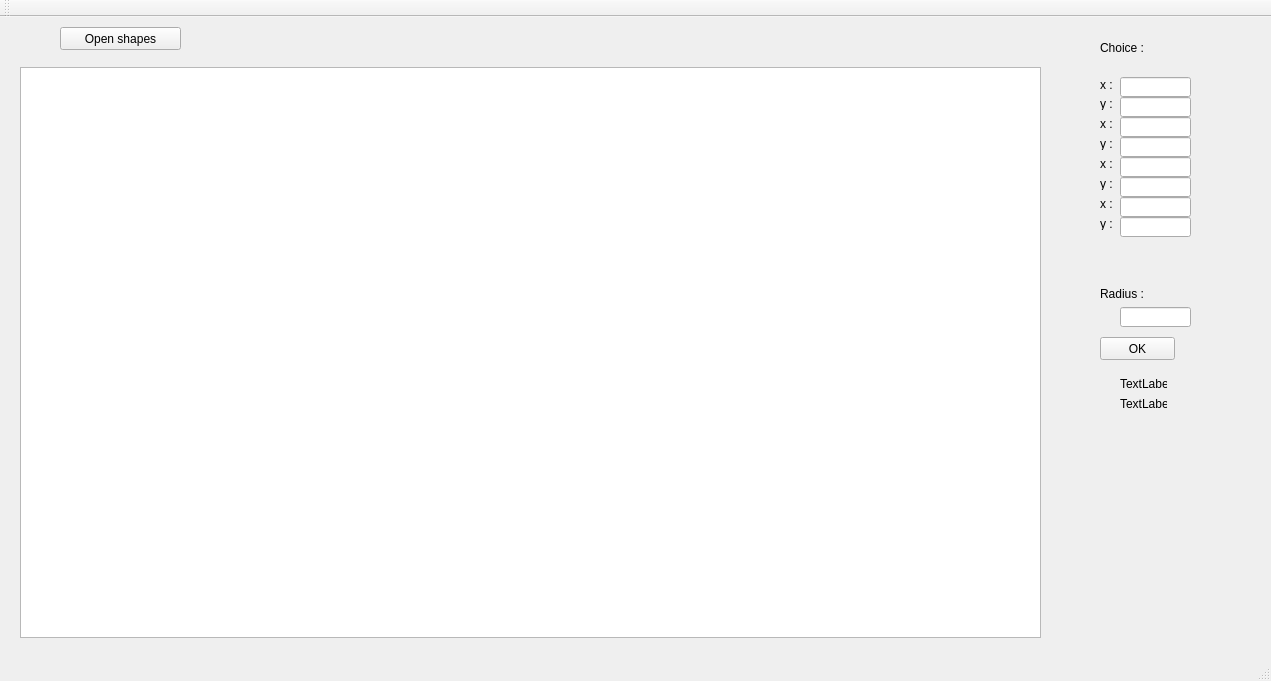
<?xml version="1.0" encoding="UTF-8"?>
<ui version="4.0">
 <class>MainWindow</class>
 <widget class="QMainWindow" name="MainWindow">
  <property name="geometry">
   <rect>
    <x>0</x>
    <y>0</y>
    <width>1271</width>
    <height>681</height>
   </rect>
  </property>
  <property name="windowTitle">
   <string>MainWindow</string>
  </property>
  <widget class="QWidget" name="centralWidget">
   <widget class="QLabel" name="label_12">
    <property name="geometry">
     <rect>
      <x>1100</x>
      <y>270</y>
      <width>47</width>
      <height>13</height>
     </rect>
    </property>
    <property name="text">
     <string>Radius :</string>
    </property>
   </widget>
   <widget class="QLineEdit" name="lineEdit_7">
    <property name="geometry">
     <rect>
      <x>1120</x>
      <y>180</y>
      <width>71</width>
      <height>20</height>
     </rect>
    </property>
   </widget>
   <widget class="QLabel" name="label_3">
    <property name="geometry">
     <rect>
      <x>1100</x>
      <y>80</y>
      <width>47</width>
      <height>13</height>
     </rect>
    </property>
    <property name="text">
     <string>y :</string>
    </property>
   </widget>
   <widget class="QLineEdit" name="lineEdit_5">
    <property name="geometry">
     <rect>
      <x>1120</x>
      <y>140</y>
      <width>71</width>
      <height>20</height>
     </rect>
    </property>
   </widget>
   <widget class="QLabel" name="label_9">
    <property name="geometry">
     <rect>
      <x>1100</x>
      <y>200</y>
      <width>47</width>
      <height>13</height>
     </rect>
    </property>
    <property name="text">
     <string>y :</string>
    </property>
   </widget>
   <widget class="QLabel" name="label_4">
    <property name="geometry">
     <rect>
      <x>1100</x>
      <y>100</y>
      <width>47</width>
      <height>13</height>
     </rect>
    </property>
    <property name="text">
     <string>x :</string>
    </property>
   </widget>
   <widget class="QLabel" name="label_13">
    <property name="geometry">
     <rect>
      <x>1120</x>
      <y>360</y>
      <width>47</width>
      <height>13</height>
     </rect>
    </property>
    <property name="text">
     <string>TextLabel</string>
    </property>
   </widget>
   <widget class="QLabel" name="label_8">
    <property name="geometry">
     <rect>
      <x>1100</x>
      <y>180</y>
      <width>47</width>
      <height>13</height>
     </rect>
    </property>
    <property name="text">
     <string>x :</string>
    </property>
   </widget>
   <widget class="QPushButton" name="buttonOk">
    <property name="geometry">
     <rect>
      <x>1100</x>
      <y>320</y>
      <width>75</width>
      <height>23</height>
     </rect>
    </property>
    <property name="text">
     <string>OK</string>
    </property>
   </widget>
   <widget class="QLineEdit" name="lineEdit">
    <property name="geometry">
     <rect>
      <x>1120</x>
      <y>60</y>
      <width>71</width>
      <height>20</height>
     </rect>
    </property>
   </widget>
   <widget class="QLabel" name="label_5">
    <property name="geometry">
     <rect>
      <x>1100</x>
      <y>140</y>
      <width>47</width>
      <height>13</height>
     </rect>
    </property>
    <property name="text">
     <string>x :</string>
    </property>
   </widget>
   <widget class="QLineEdit" name="lineEdit_9">
    <property name="geometry">
     <rect>
      <x>1120</x>
      <y>290</y>
      <width>71</width>
      <height>20</height>
     </rect>
    </property>
   </widget>
   <widget class="QLineEdit" name="lineEdit_3">
    <property name="geometry">
     <rect>
      <x>1120</x>
      <y>100</y>
      <width>71</width>
      <height>20</height>
     </rect>
    </property>
   </widget>
   <widget class="QLabel" name="label_14">
    <property name="geometry">
     <rect>
      <x>1120</x>
      <y>380</y>
      <width>47</width>
      <height>13</height>
     </rect>
    </property>
    <property name="text">
     <string>TextLabel</string>
    </property>
   </widget>
   <widget class="QLineEdit" name="lineEdit_8">
    <property name="geometry">
     <rect>
      <x>1120</x>
      <y>200</y>
      <width>71</width>
      <height>20</height>
     </rect>
    </property>
   </widget>
   <widget class="QLineEdit" name="lineEdit_4">
    <property name="geometry">
     <rect>
      <x>1120</x>
      <y>120</y>
      <width>71</width>
      <height>20</height>
     </rect>
    </property>
   </widget>
   <widget class="QLineEdit" name="lineEdit_6">
    <property name="geometry">
     <rect>
      <x>1120</x>
      <y>160</y>
      <width>71</width>
      <height>20</height>
     </rect>
    </property>
   </widget>
   <widget class="QLineEdit" name="lineEdit_2">
    <property name="geometry">
     <rect>
      <x>1120</x>
      <y>80</y>
      <width>71</width>
      <height>20</height>
     </rect>
    </property>
   </widget>
   <widget class="QLabel" name="label_2">
    <property name="geometry">
     <rect>
      <x>1100</x>
      <y>60</y>
      <width>21</width>
      <height>16</height>
     </rect>
    </property>
    <property name="text">
     <string>x :</string>
    </property>
   </widget>
   <widget class="QLabel" name="label_6">
    <property name="geometry">
     <rect>
      <x>1100</x>
      <y>120</y>
      <width>47</width>
      <height>13</height>
     </rect>
    </property>
    <property name="text">
     <string>y :</string>
    </property>
   </widget>
   <widget class="QLabel" name="label_7">
    <property name="geometry">
     <rect>
      <x>1100</x>
      <y>160</y>
      <width>47</width>
      <height>13</height>
     </rect>
    </property>
    <property name="text">
     <string>y :</string>
    </property>
   </widget>
   <widget class="QLabel" name="labelInfo">
    <property name="geometry">
     <rect>
      <x>1100</x>
      <y>10</y>
      <width>181</width>
      <height>41</height>
     </rect>
    </property>
    <property name="text">
     <string>Choice :</string>
    </property>
   </widget>
   <widget class="QPushButton" name="pushButton">
    <property name="geometry">
     <rect>
      <x>60</x>
      <y>10</y>
      <width>121</width>
      <height>23</height>
     </rect>
    </property>
    <property name="text">
     <string>Open shapes</string>
    </property>
   </widget>
   <widget class="QGraphicsView" name="graphicsView">
    <property name="geometry">
     <rect>
      <x>20</x>
      <y>50</y>
      <width>1021</width>
      <height>571</height>
     </rect>
    </property>
   </widget>
  </widget>
  <widget class="QMenuBar" name="menuBar">
   <property name="geometry">
    <rect>
     <x>0</x>
     <y>0</y>
     <width>1271</width>
     <height>21</height>
    </rect>
   </property>
  </widget>
  <widget class="QToolBar" name="mainToolBar">
   <attribute name="toolBarArea">
    <enum>TopToolBarArea</enum>
   </attribute>
   <attribute name="toolBarBreak">
    <bool>false</bool>
   </attribute>
  </widget>
  <widget class="QStatusBar" name="statusBar"/>
 </widget>
 <layoutdefault spacing="6" margin="11"/>
 <resources/>
 <connections/>
</ui>
